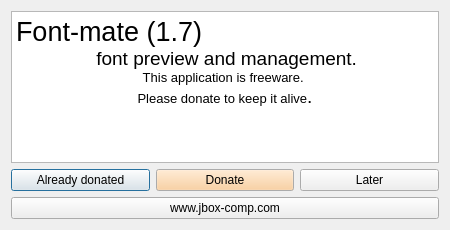
<?xml version="1.0" encoding="UTF-8"?>
<ui version="4.0">
 <class>Dialog</class>
 <widget class="QDialog" name="Dialog">
  <property name="geometry">
   <rect>
    <x>0</x>
    <y>0</y>
    <width>450</width>
    <height>230</height>
   </rect>
  </property>
  <property name="sizePolicy">
   <sizepolicy hsizetype="Fixed" vsizetype="Fixed">
    <horstretch>0</horstretch>
    <verstretch>0</verstretch>
   </sizepolicy>
  </property>
  <property name="minimumSize">
   <size>
    <width>450</width>
    <height>230</height>
   </size>
  </property>
  <property name="maximumSize">
   <size>
    <width>450</width>
    <height>230</height>
   </size>
  </property>
  <property name="windowTitle">
   <string>About Font-mate</string>
  </property>
  <property name="windowIcon">
   <iconset>
    <normaloff>:/icons/fontmate.png</normaloff>:/icons/fontmate.png</iconset>
  </property>
  <property name="sizeGripEnabled">
   <bool>false</bool>
  </property>
  <property name="modal">
   <bool>true</bool>
  </property>
  <layout class="QVBoxLayout" name="verticalLayout">
   <item>
    <widget class="QTextBrowser" name="textBrowser">
     <property name="frameShadow">
      <enum>QFrame::Plain</enum>
     </property>
     <property name="html">
      <string>&lt;!DOCTYPE HTML PUBLIC &quot;-//W3C//DTD HTML 4.0//EN&quot; &quot;http://www.w3.org/TR/REC-html40/strict.dtd&quot;&gt;
&lt;html&gt;&lt;head&gt;&lt;meta name=&quot;qrichtext&quot; content=&quot;1&quot; /&gt;&lt;style type=&quot;text/css&quot;&gt;
p, li { white-space: pre-wrap; }
&lt;/style&gt;&lt;/head&gt;&lt;body style=&quot; font-family:'MS Shell Dlg 2'; font-size:8.25pt; font-weight:400; font-style:normal;&quot;&gt;
&lt;p style=&quot; margin-top:0px; margin-bottom:0px; margin-left:0px; margin-right:0px; -qt-block-indent:0; text-indent:0px;&quot;&gt;&lt;img src=&quot;:/images/logo.png&quot; style=&quot;float: left;&quot; /&gt;&lt;span style=&quot; font-size:20pt;&quot;&gt;Font-mate&lt;/span&gt;&lt;span style=&quot; font-family:'DejaVu Sans'; font-size:20pt;&quot;&gt; (1.7)&lt;/span&gt;&lt;/p&gt;
&lt;p align=&quot;center&quot; style=&quot; margin-top:0px; margin-bottom:0px; margin-left:0px; margin-right:0px; -qt-block-indent:0; text-indent:0px;&quot;&gt;&lt;span style=&quot; font-family:'DejaVu Sans'; font-size:9pt;&quot;&gt; &lt;/span&gt;&lt;span style=&quot; font-family:'DejaVu Sans'; font-size:14pt;&quot;&gt;font preview and management.&lt;/span&gt;&lt;/p&gt;
&lt;p align=&quot;center&quot; style=&quot; margin-top:0px; margin-bottom:0px; margin-left:0px; margin-right:0px; -qt-block-indent:0; text-indent:0px;&quot;&gt;&lt;span style=&quot; font-family:'DejaVu Sans'; font-size:10pt;&quot;&gt;This application is freeware. &lt;/span&gt;&lt;/p&gt;
&lt;p align=&quot;center&quot; style=&quot; margin-top:0px; margin-bottom:0px; margin-left:0px; margin-right:0px; -qt-block-indent:0; text-indent:0px;&quot;&gt;&lt;span style=&quot; font-family:'DejaVu Sans'; font-size:10pt;&quot;&gt;Please donate to keep it alive&lt;/span&gt;&lt;span style=&quot; font-family:'DejaVu Sans'; font-size:14pt;&quot;&gt;.&lt;/span&gt;&lt;/p&gt;&lt;/body&gt;&lt;/html&gt;</string>
     </property>
     <property name="textInteractionFlags">
      <set>Qt::NoTextInteraction</set>
     </property>
     <property name="openExternalLinks">
      <bool>true</bool>
     </property>
    </widget>
   </item>
   <item>
    <layout class="QHBoxLayout" name="horizontalLayout">
     <item>
      <widget class="QPushButton" name="alreadyDonatedButton">
       <property name="text">
        <string>Already donated</string>
       </property>
      </widget>
     </item>
     <item>
      <widget class="QPushButton" name="donateButton">
       <property name="palette">
        <palette>
         <active>
          <colorrole role="Button">
           <brush brushstyle="SolidPattern">
            <color alpha="255">
             <red>250</red>
             <green>200</green>
             <blue>140</blue>
            </color>
           </brush>
          </colorrole>
         </active>
         <inactive>
          <colorrole role="Button">
           <brush brushstyle="SolidPattern">
            <color alpha="255">
             <red>250</red>
             <green>200</green>
             <blue>140</blue>
            </color>
           </brush>
          </colorrole>
         </inactive>
         <disabled>
          <colorrole role="Button">
           <brush brushstyle="SolidPattern">
            <color alpha="255">
             <red>250</red>
             <green>200</green>
             <blue>140</blue>
            </color>
           </brush>
          </colorrole>
         </disabled>
        </palette>
       </property>
       <property name="text">
        <string>Donate</string>
       </property>
      </widget>
     </item>
     <item>
      <widget class="QPushButton" name="donateLaterButton">
       <property name="text">
        <string>Later</string>
       </property>
      </widget>
     </item>
    </layout>
   </item>
   <item>
    <widget class="QPushButton" name="siteButton">
     <property name="text">
      <string>www.jbox-comp.com</string>
     </property>
    </widget>
   </item>
  </layout>
 </widget>
 <resources/>
 <connections/>
</ui>
